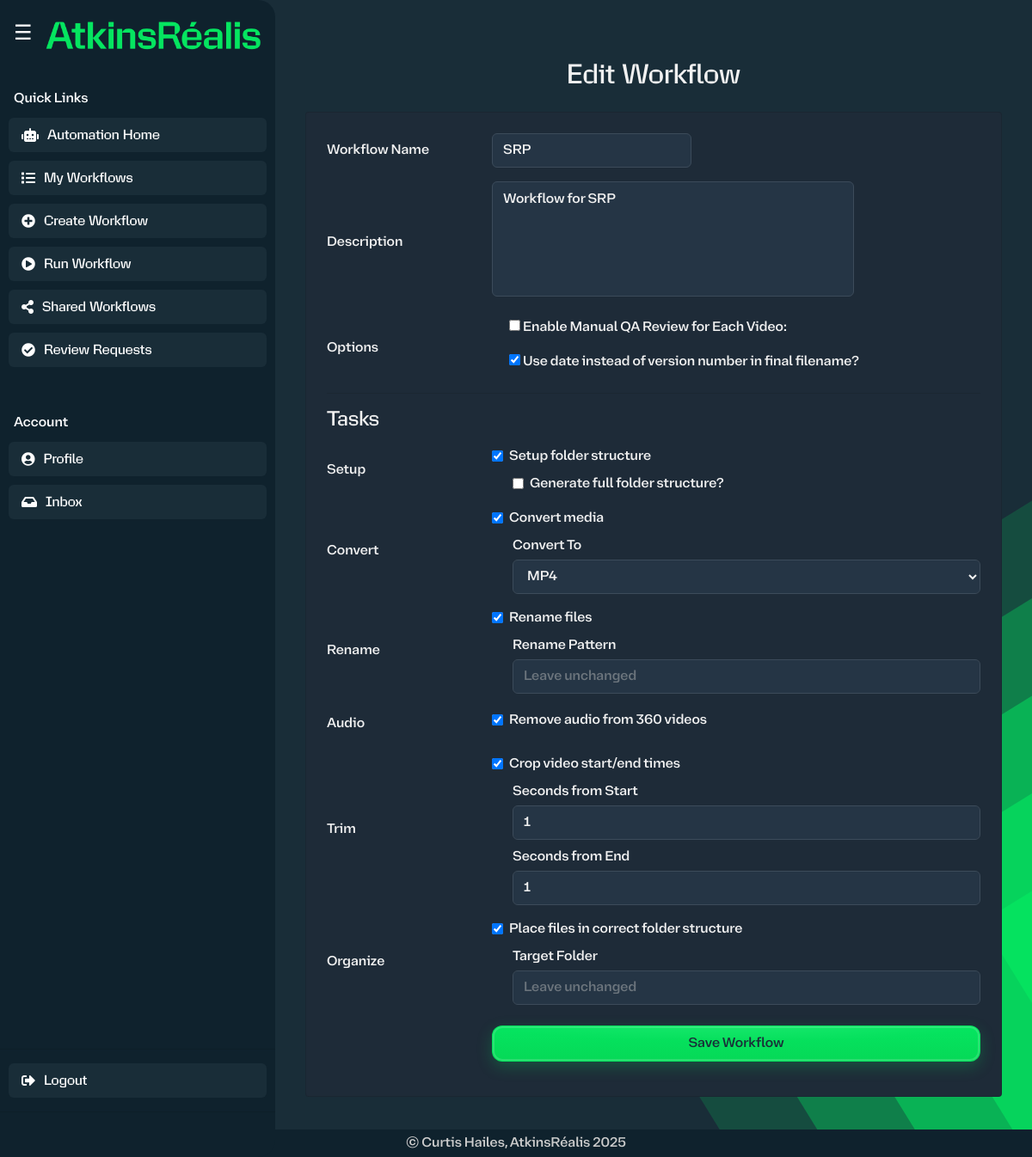
/workflows/edit/1/ (signed in), run on the app's committed database.
### workflow_automation/models.py (models this page shows, shortened)
class Workflow(models.Model):
    name = models.CharField(max_length=200)
    description = models.TextField(blank=True, default="")
    qa_video_review = models.BooleanField(
        default=False,
        help_text="Require manual QA review for each video",
    )
    use_date_suffix = models.BooleanField(
        default=False,
        help_text="Use processing date instead of numeric version",
    )
    created_by = models.ForeignKey(User, on_delete=models.SET_NULL, null=True, blank=True, related_name="workflows")
    created_at = models.DateTimeField(auto_now_add=True)
    is_published = models.BooleanField(default=False)
    published_by = models.ForeignKey(User, null=True, blank=True, on_delete=models.SET_NULL, related_name='published_workflows')
    published_at = models.DateTimeField(null=True, blank=True)
    awaiting_review = models.BooleanField(default=False)
    REVIEW_STATUS_CHOICES = [
        ('draft', 'Draft'),
        ('pending', 'Pending'),
        ('accepted', 'Accepted'),
        ('rejected', 'Rejected'),
    ]
    review_status = models.CharField(max_length=20, choices=REVIEW_STATUS_CHOICES, default='draft')
    rejection_comment = models.TextField(blank=True)
    from_shared = models.BooleanField(
        default=False,
        help_text="Indicates this workflow originated from the shared library",
    )
    source_creator = models.ForeignKey(
        User,
        null=True,
        blank=True,
        on_delete=models.SET_NULL,
        related_name="imported_workflows",
        help_text="Original creator if this workflow was imported",
    )
    downloaded_by = models.ManyToManyField(
        User,
        related_name="downloaded_workflows",
        blank=True,
        help_text="Users who have downloaded this workflow",
    )

class WorkflowStep(models.Model):
    STEP_CHOICES = [
        ("setup_structure", "Setup Folder Structure"),
        ("convert_360_video", "Convert Media"),
        ("rename", "Rename Files"),
        ("remove_audio", "Remove Audio"),
        ("trim", "Crop Video"),
        ("organize_files", "Place Files in Folders"),
    ]
    workflow = models.ForeignKey(Workflow, related_name="steps", on_delete=models.CASCADE)
    step_type = models.CharField(max_length=50, choices=STEP_CHOICES)
    order = models.PositiveIntegerField()
    config = models.JSONField(default=dict, blank=True)
    crop_start_seconds = models.FloatField(default=0)
    crop_end_seconds = models.FloatField(default=0)
    remove_audio = models.BooleanField(default=False)
    class Meta:
        ordering = ["order"]

### workflow_automation/views.py (the view, shortened to what this page needs)
# urls.py: path('workflows/edit/<int:workflow_id>/', views.create_workflow, name='edit_workflow'),
@login_required
def create_workflow(request, workflow_id=None):
    step_codes = [
        "setup_structure",
        "convert_360_video",
        "rename",
        "remove_audio",
        "trim",
        "organize_files",
    ]
    workflow = None
    if request.method == "GET" and (workflow_id or request.GET.get("workflow_id")):
        wf_id = workflow_id or request.GET.get("workflow_id")
        workflow = get_object_or_404(
            Workflow,
            id=wf_id,
            created_by=request.user,
            from_shared=False,
        )
        wf_form = WorkflowForm(instance=workflow)
    else:
        wf_form = WorkflowForm()
    steps_map = {s.step_type: s for s in workflow.steps.all()} if workflow else {}
    context = {
        "form": wf_form,
        "step_choices": WorkflowStep.STEP_CHOICES,
        "workflow": workflow,
        "steps_map": steps_map,
    }
    return render(request, "workflow_automation/create_workflow.html", context)

### workflow_automation/forms.py
class WorkflowForm(forms.ModelForm):
    qa_video_review = forms.BooleanField(
        label="Enable Manual QA Review for Each Video",
        required=False,
    )
    use_date_suffix = forms.BooleanField(
        label="Use date instead of version number in final filename?",
        required=False,
    )
    class Meta:
        model = Workflow
        fields = ['name', 'description', 'qa_video_review', 'use_date_suffix']

### workflow_automation/templates/workflow_automation/create_workflow.html (shortened to what this page needs)
{% extends 'workflow_automation/base.html' %}
{% block content %}
<div class="container mt-5">
  {% if workflow %}
    <h2 class="text-center mb-4">Edit Workflow</h2>
  {% else %}
    <h2 class="text-center mb-4">Create Workflow</h2>
  {% endif %}
  <div class="card p-4 content-box mb-5 account-form scroll-y workflow-form-container">
    <form method="post">
      <div class="form-row-inline">
        <label for="id_name" class="col-form-label label-fixed">Workflow Name</label>
        <div class="field-flex">
          {{ form.name }}
        </div>
      </div>
      <div class="form-row-inline">
        <label for="id_description" class="col-form-label label-fixed">Description</label>
        <div class="field-flex">
          {{ form.description }}
        </div>
      </div>
      <div class="form-row-inline">
        <label class="col-form-label label-fixed">Options</label>
        <div class="field-flex">
          <div class="form-check mb-2">
            {{ form.qa_video_review }} {{ form.qa_video_review.label_tag }}
          </div>
          <div class="form-check mb-0">
            {{ form.use_date_suffix }} {{ form.use_date_suffix.label_tag }}
          </div>
        </div>
      </div>
      <hr class="my-3">
      <h4 class="mb-3">Tasks</h4>
      <div class="form-row-inline">
        <label class="col-form-label label-fixed">Setup</label>
        <div class="field-flex">
          <div class="form-check">
            <input class="form-check-input task-toggle" data-target="setup_settings"
                   type="checkbox" id="setup_cb" name="include_setup_structure"
                   {% if steps_map.setup_structure %}checked{% endif %}>
            <label class="form-check-label" for="setup_cb">Setup folder structure</label>
          </div>
          <div id="setup_settings" class="mt-2 ml-4"
               style="display:{% if steps_map.setup_structure %}block{% else %}none{% endif %};">
            <div class="form-check">
              <input class="form-check-input" type="checkbox" id="id_setup_full_structure"
                     name="setup_full_structure"
                     {% if steps_map.setup_structure and steps_map.setup_structure.config.full_structure %}checked{% endif %}>
              <label class="form-check-label" for="id_setup_full_structure">
                Generate full folder structure?
              </label>
            </div>
          </div>
        </div>
      </div>
      <div class="form-row-inline">
        <label class="col-form-label label-fixed">Convert</label>
        <div class="field-flex">
          <div class="form-check">
            <input class="form-check-input task-toggle" data-target="convert_settings"
                   type="checkbox" id="convert_cb" name="include_convert_360_video"
                   {% if steps_map.convert_360_video %}checked{% endif %}>
            <label class="form-check-label" for="convert_cb">Convert media</label>
          </div>
          <div id="convert_settings" class="mt-2 ml-4"
               style="display:{% if steps_map.convert_360_video %}block{% else %}none{% endif %};">
            <label for="id_convert_format" class="mb-1">Convert To</label>
            <select name="convert_format" id="id_convert_format" class="form-control">
              <option value="mp4" {% if steps_map.convert_360_video and steps_map.convert_360_video.config.convert_format == 'mp4' %}selected{% endif %}>MP4</option>
            </select>
          </div>
        </div>
      </div>
      <div class="form-row-inline">
        <label class="col-form-label label-fixed">Rename</label>
        <div class="field-flex">
          <div class="form-check">
            <input class="form-check-input task-toggle" data-target="rename_settings"
                   type="checkbox" id="rename_cb" name="include_rename"
                   {% if steps_map.rename %}checked{% endif %}>
            <label class="form-check-label" for="rename_cb">Rename files</label>
          </div>
          <div id="rename_settings" class="mt-2 ml-4"
               style="display:{% if steps_map.rename %}block{% else %}none{% endif %};">
            <label for="id_rename_pattern" class="mb-1">Rename Pattern</label>
            <input type="text" name="rename_pattern" id="id_rename_pattern"
                   class="form-control" placeholder="Leave unchanged"
                   title="Enable smart renaming using file path and timestamp"
                   value="{{ steps_map.rename.config.rename_pattern|default:'' }}">
          </div>
        </div>
      </div>
      <div class="form-row-inline">
        <label class="col-form-label label-fixed">Audio</label>
        <div class="field-flex">
          <div class="form-check">
            <input class="form-check-input task-toggle" data-target="remove_audio_settings"
                   type="checkbox" id="audio_cb" name="include_remove_audio"
                   {% if steps_map.remove_audio %}checked{% endif %}>
            <label class="form-check-label" for="audio_cb">Remove audio from 360 videos</label>
          </div>
        </div>
      </div>
      <div class="form-row-inline">
        <label class="col-form-label label-fixed">Trim</label>
        <div class="field-flex">
          <div class="form-check">
            <input class="form-check-input task-toggle" data-target="trim_settings"
                   type="checkbox" id="trim_cb" name="include_trim"
                   {% if steps_map.trim %}checked{% endif %}>
            <label class="form-check-label" for="trim_cb">Crop video start/end times</label>
          </div>
          <div id="trim_settings" class="mt-2 ml-4"
               style="display:{% if steps_map.trim %}block{% else %}none{% endif %};">
            <label for="id_start_seconds" class="mb-1">Seconds from Start</label>
            <input type="number" name="start_seconds" id="id_start_seconds"
                   class="form-control"
                   value="{{ steps_map.trim.config.start_seconds|default:0 }}"
                   title="Select how many seconds to trim from start/end">
            <label for="id_end_seconds" class="mt-2 mb-1">Seconds from End</label>
            <input type="number" name="end_seconds" id="id_end_seconds"
                   class="form-control"
                   value="{{ steps_map.trim.config.end_seconds|default:0 }}"
                   title="Select how many seconds to trim from start/end">
          </div>
        </div>
      </div>
      <div class="form-row-inline">
        <label class="col-form-label label-fixed">Organize</label>
        <div class="field-flex">
          <div class="form-check">
            <input class="form-check-input task-toggle" data-target="organize_settings"
                   type="checkbox" id="organize_cb" name="include_organize_files"
                   {% if steps_map.organize_files %}checked{% endif %}>
            <label class="form-check-label" for="organize_cb">Place files in correct folder structure</label>
          </div>
          <div id="organize_settings" class="mt-2 ml-4"
               style="display:{% if steps_map.organize_files %}block{% else %}none{% endif %};">
            <label for="id_target_folder" class="mb-1">Target Folder</label>
            <input type="text" name="target_folder" id="id_target_folder"
                   class="form-control" placeholder="Leave unchanged"
                   value="{{ steps_map.organize_files.config.target_folder|default:'' }}">
          </div>
        </div>
      </div>
      <div class="form-row-inline mt-4">
        <div class="field-flex">
          <button type="submit" class="btn btn-save-changes w-100">Save Workflow</button>
        </div>
      </div>
    </form>
  </div>
</div>
{% endblock %}

### workflow_automation/static/css/styles.css (style rules this page uses)
:root { --text-color: #f1f1f1; --accent-start: #05e560; --accent-end: #b9ff00; --input-bg: #253545; --input-border: #3c4b5a; }
html, body { height: 100%; overflow-x: hidden; overflow-y: auto; }
body { background-color: #244050; background-image: url("../images/background.svg"); background-repeat: no-repeat; background-size: cover; background-position: center; background-attachment: fixed; color: var(--text-color); font-family: "Bienvenue", sans-serif; min-height: 100vh; display: flex; flex-direction: column; padding-bottom: 0; }
h1, h2, h3, h4, h5, h6 { font-family: "Gamechanger", sans-serif; }
.btn, .btn-primary, .btn-secondary, .btn-success { padding: 0.5rem 1rem; background-color: #05e560; color: #192d38 !important; border: none; border-radius: 0.375rem; text-decoration: none; transition: background-color 0.2s ease, transform 0.1s; margin-right: 10px; display: inline-block; }
.btn-save-changes { background-color: #05e560; color: #192d38 !important; border: none; }
.account-form { max-width: 600px; margin: 0 auto; }
input[type="text"], input[type="password"], input[type="email"], input[type="number"], select, textarea, .form-control { background-color: var(--input-bg); color: var(--text-color); border: 1px solid var(--input-border); border-radius: 0.375rem; padding: 0.5rem 0.75rem; height: 40px; }
.card { background-color: #1e2b38; color: var(--text-color); }
.content-box { width: 100%; max-width: 900px; margin-left: auto; margin-right: auto; text-align: left; max-height: 80vh; overflow-y: auto; }

### workflow_automation/templates/workflow_automation/base.html (style rules this page uses)
:root { --brand-green: #05e560; --brand-green-dark: #04c04b; --sidebar-bg: #0f222d; --chip-bg: #192d38; }
html, body { height: 100%; margin: 0; overflow: hidden !important; }
.scroll-y { overflow-y: auto; overflow-x: auto; -webkit-overflow-scrolling: touch; scrollbar-width: thin; scrollbar-color: var(--brand-green) rgba(255,255,255,0.08); }
.content-box.account-form.scroll-y { max-height: calc(100vh - 200px); }
.btn:not(.btn-danger):not(.btn-link), .btn-primary, .btn-secondary, .btn-success, .btn-automation { position: relative; overflow: hidden; border: 1px solid rgba(5,229,96,.45); border-radius: 12px; background: linear-gradient(180deg, var(--brand-green) 0%, #06d957 100%); color: #192d38 !important; box-shadow: 0 6px 18px rgba(5,229,96,.22), inset 0 0 0 2px rgba(255,255,255,.15); transition: transform .12s ease, box-shadow .12s ease, color .12s ease, background .2s ease; }
.btn:not(.btn-danger):not(.btn-link)::after, .btn-primary::after, .btn-secondary::after, .btn-success::after, .btn-automation::after { content: ""; position: absolute; inset: -20%; background: radial-gradient(60% 60% at 50% 10%, rgba(255,255,255,.35) 0%, rgba(255,255,255,0) 60%); opacity: .22; transition: opacity .2s ease, transform .2s ease; pointer-events: none; }
.btn { margin-right:10px; }
.btn:last-child { margin-right:0; }
.form-row-inline { display:flex; align-items:center; gap:.75rem; margin-bottom:1rem; flex-wrap:nowrap; }
.form-row-inline .label-fixed { width:180px; text-align:left; margin:0; }
.form-row-inline .field-flex { flex:1 1 auto; }

### workflow_automation/templates/workflow_automation/create_workflow.html (style rules this page uses)
.workflow-form-container { max-height: calc(100vh - 200px); overflow-y: auto; scrollbar-width: thin; scrollbar-color: var(--brand-green) rgba(255,255,255,0.08); }
textarea#id_description { resize: none; min-height: calc(1.5em * 5 + .75rem + 2px); max-height: calc(1.5em * 5 + .75rem + 2px); }

### data on the page
Workflow: name "SRP", description "Workflow for SRP", use_date_suffix "☑"
WorkflowStep: convert_format "MP4"
WorkflowStep: start_seconds "1", end_seconds "1"
